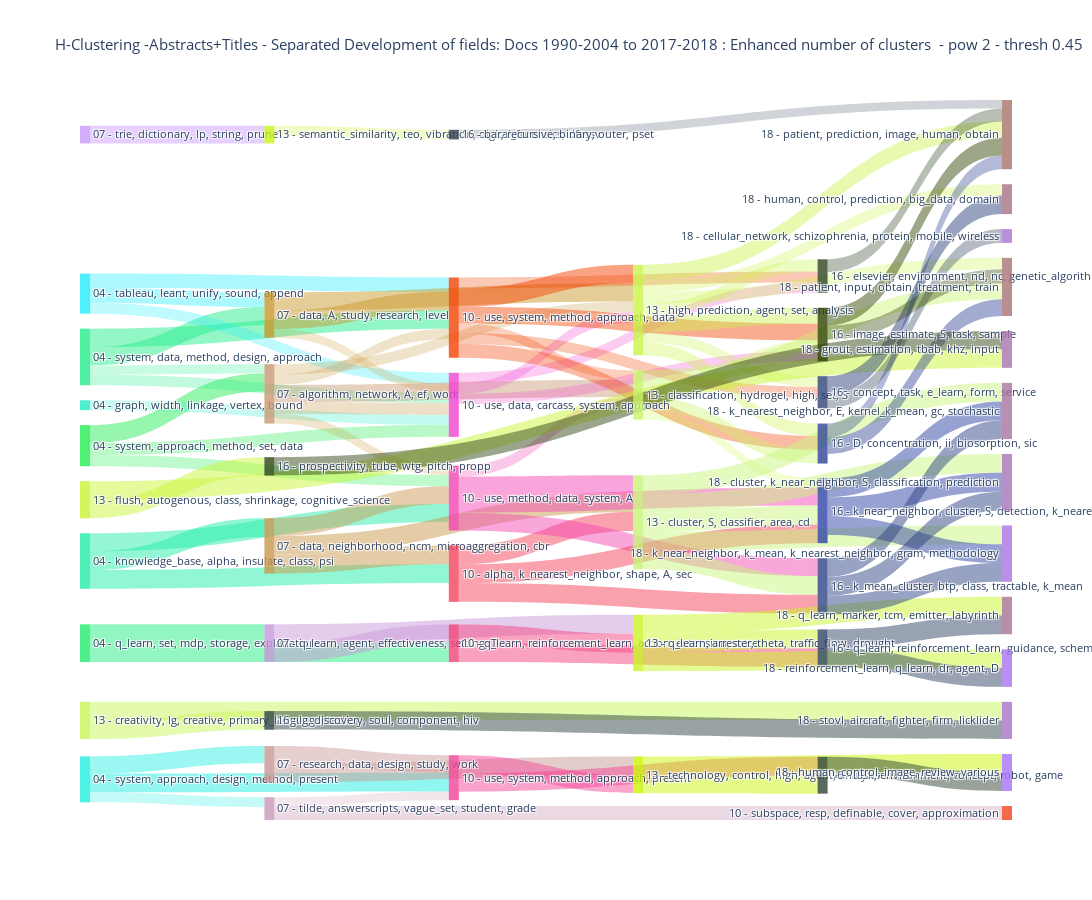

This figure's notebook cell:
### Markdown cell above
#### Draw

### Code cell
fig = go.Figure(data=[go.Sankey(
    node = dict(
      pad = 15,
      thickness = 10,
      line = dict(color = "black", width = 0),
      label = labels_all_new,
      color = colors_all #"blue"
    ),
    link = dict(
      source = similarity_source,# 1, 0, 2, 3, 3], # indices correspond to labels, eg A1, A2, A2, B1, ...
      target = similarity_target,# 3, 3, 4, 4, 5],
      value = similarity_value,# 4, 2, 8, 4, 2],
      color = final_colors_links #"grey"
  ))])

fig.update_layout(title_text="H-Clustering -"+data_type+" Development of fields: Docs 1990-2004 to "+last_period_start+"-2018 : Enhanced number of clusters  - pow "+str(power)+" - thresh "+str(link_strength_threshold), font_size=11)
fig.update_layout(
    autosize=False,
    width=1500,
    height=900)
fig.show()
